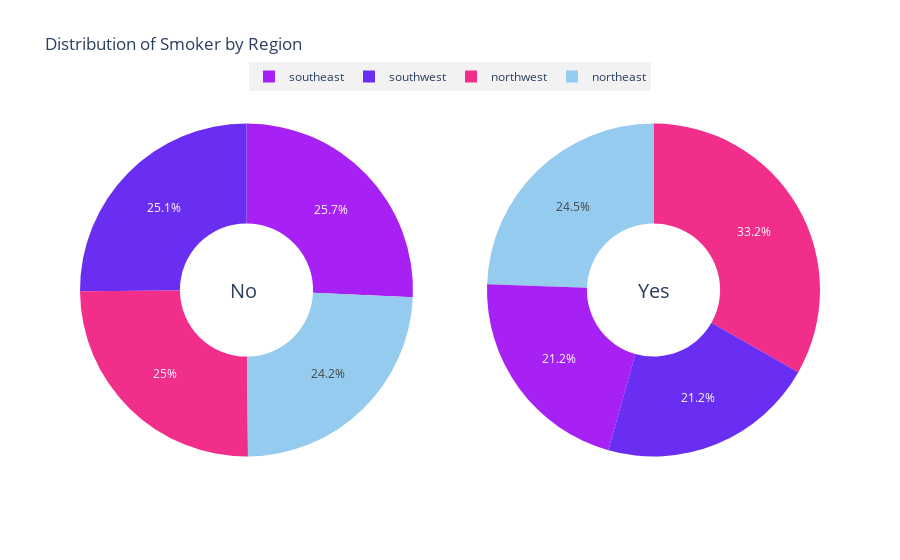

This figure's notebook cell:
### Code cell
# Count the number of smokers in each region
labels_no = val_counts(query_smoker_no, 'region')[0]
values_no= val_counts(query_smoker_no, 'region')[1]
labels_yes = val_counts(query_smoker_yes, 'region')[0]
values_yes= val_counts(query_smoker_yes, 'region')[1]

colors= ['#A721F4','#F22E8B','#95cbee','#6A2EF2']

# Create subplots: use 'domain' type for Pie subplot
fig = make_subplots(rows=1, cols=2, specs=[[{'type':'domain'}, {'type':'domain'}]])

fig.add_trace(go.Pie(labels=labels_no, values=values_no, marker=dict(colors=colors)),
              row=1, col=1)
fig.add_trace(go.Pie(labels=labels_yes, values=values_yes, marker=dict(colors=colors)),
              row=1, col=2)

fig.update_traces(hole=.4, hoverinfo="label+value+percent+name")

fig.update_layout(
    title_text="Distribution of Smoker by Region",
    # Add annotations in the center of the donut pies.
    annotations=[dict(text='No', x=0.20, y=0.5, font_size=20, showarrow=False),
                 dict(text='Yes', x=0.80, y=0.5, font_size=20, showarrow=False)],
    
    # Adjusting the position of legend
    legend=dict(x=0.5, y=1.1, xanchor='center',
        orientation='h',  # Horizontal orientation
        bgcolor='rgba(211,211,211,0.3)',  # legend background
        font=dict(size=12))
)
fig.show()

### Figure 1 — Plotly figure (JSON) as saved in the notebook; plotly's stock layout.template omitted (floating-point values rounded to 4 significant figures)
{"data": [{"domain": {"x": [0, 0.45], "y": [0, 1]}, "hole": 0.4, "hoverinfo": "label+value+percent+name", "labels": ["southeast", "northwest", "northeast", "southwest"], "marker": {"colors": ["#A721F4", "#F22E8B", "#95cbee", "#6A2EF2"]}, "type": "pie", "values": [273, 266, 257, 267]}, {"domain": {"x": [0.55, 1], "y": [0, 1]}, "hole": 0.4, "hoverinfo": "label+value+percent+name", "labels": ["southwest", "southeast", "northeast", "northwest"], "marker": {"colors": ["#A721F4", "#F22E8B", "#95cbee", "#6A2EF2"]}, "type": "pie", "values": [58, 91, 67, 58]}], "layout": {"annotations": [{"font": {"size": 20}, "showarrow": false, "text": "No", "x": 0.2, "y": 0.5}, {"font": {"size": 20}, "showarrow": false, "text": "Yes", "x": 0.8, "y": 0.5}], "legend": {"bgcolor": "rgba(211,211,211,0.3)", "font": {"size": 12}, "orientation": "h", "x": 0.5, "xanchor": "center", "y": 1.1}, "title": {"text": "Distribution of Smoker by Region"}}}
